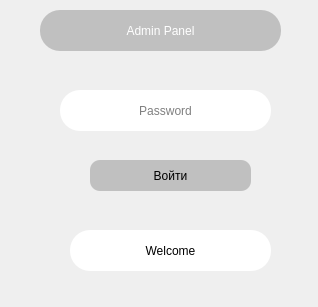
<?xml version="1.0" encoding="UTF-8"?>
<ui version="4.0">
 <class>Form</class>
 <widget class="QWidget" name="Form">
  <property name="geometry">
   <rect>
    <x>0</x>
    <y>0</y>
    <width>318</width>
    <height>307</height>
   </rect>
  </property>
  <property name="windowTitle">
   <string>Form</string>
  </property>
  <widget class="QLabel" name="label">
   <property name="geometry">
    <rect>
     <x>40</x>
     <y>10</y>
     <width>241</width>
     <height>41</height>
    </rect>
   </property>
   <property name="styleSheet">
    <string notr="true">font: 20pt &quot;MS Shell Dlg 2&quot;;
color: white;
background-color:silver;
border-radius: 20px;</string>
   </property>
   <property name="text">
    <string>Admin Panel</string>
   </property>
   <property name="alignment">
    <set>Qt::AlignCenter</set>
   </property>
  </widget>
  <widget class="QLineEdit" name="password">
   <property name="geometry">
    <rect>
     <x>60</x>
     <y>90</y>
     <width>211</width>
     <height>41</height>
    </rect>
   </property>
   <property name="styleSheet">
    <string notr="true">color:black;
background-color:white;
border-radius: 20px;</string>
   </property>
   <property name="alignment">
    <set>Qt::AlignCenter</set>
   </property>
   <property name="placeholderText">
    <string>Password</string>
   </property>
  </widget>
  <widget class="QLabel" name="result">
   <property name="geometry">
    <rect>
     <x>70</x>
     <y>230</y>
     <width>201</width>
     <height>41</height>
    </rect>
   </property>
   <property name="styleSheet">
    <string notr="true">font: 18pt &quot;MS Shell Dlg 2&quot;;
font: 16pt &quot;MS Shell Dlg 2&quot;;
color:black;
background-color:white ;
border-radius: 20px;</string>
   </property>
   <property name="text">
    <string>Welcome</string>
   </property>
   <property name="alignment">
    <set>Qt::AlignCenter</set>
   </property>
  </widget>
  <widget class="QPushButton" name="confirm">
   <property name="geometry">
    <rect>
     <x>90</x>
     <y>160</y>
     <width>161</width>
     <height>31</height>
    </rect>
   </property>
   <property name="styleSheet">
    <string notr="true">font: 75 14pt &quot;MS Shell Dlg 2&quot;;
background-color:silver ;
border-radius: 10px;</string>
   </property>
   <property name="text">
    <string>Войти</string>
   </property>
  </widget>
 </widget>
 <resources/>
 <connections/>
</ui>
